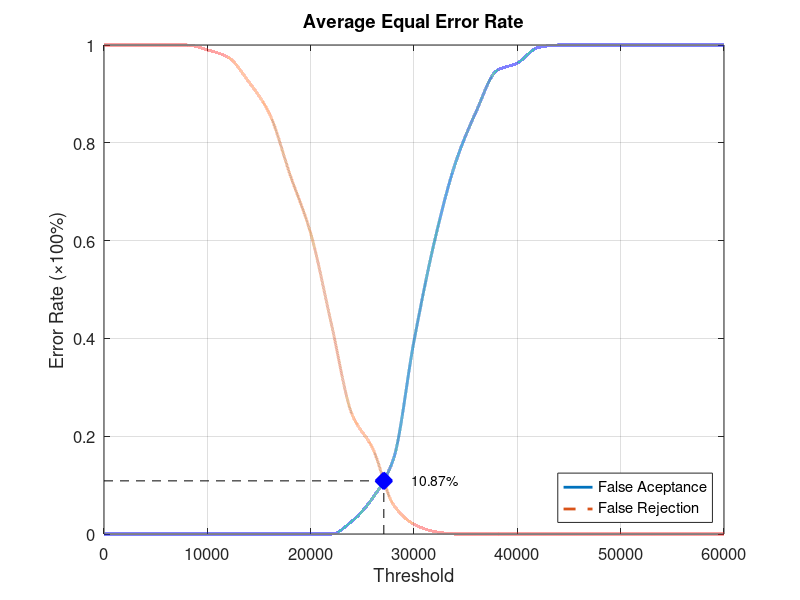
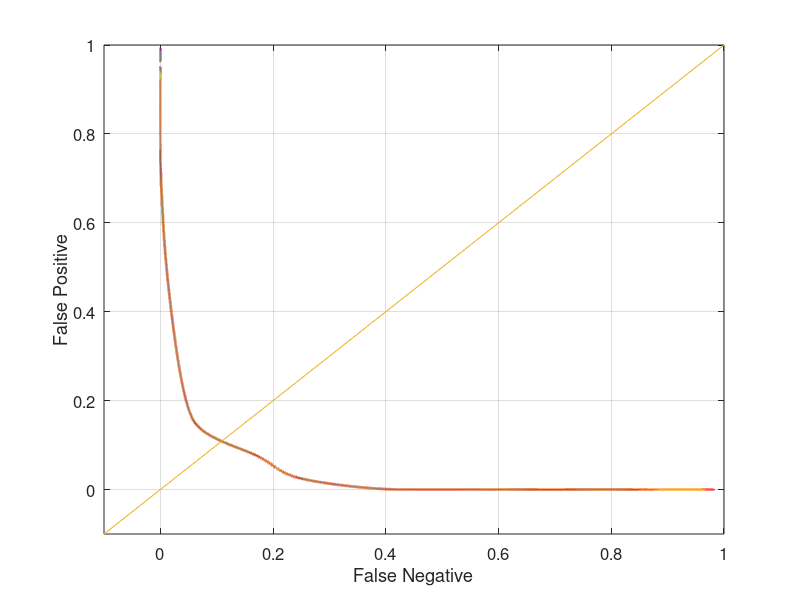

Source code (MATLAB) for these figures, in order:
function yEER = Database2_1
close all;
clear;
clc;
x = 0:2000:60000;
xq = 0:0.5:60000;

y0 = [0 0 0 0 0 0 0 0 0 0 0 0 0.0263158 0.0736842 0.152632 0.394737 0.6 0.757895 0.863158 0.947368 0.963158 0.994737 1 1 1 1 1 1 1 1 1];
yy0 = interp1(x, y0, xq, 'pchip');
y1 = [1 1 1 1 1 0.99 0.975 0.925 0.86 0.735 0.615 0.43 0.245 0.175 0.06 0.02 0.005 0 0 0 0 0 0 0 0 0 0 0 0 0 0];
yy1 = interp1(x, y1, xq, 'pchip');

% Calculating EER: 
y2 = abs(y0 - y1);
find(y2 == min(y2))
yy2 = abs(yy0 - yy1);
xEER = find(yy2 == min(yy2));
xEERIndex = xq(xEER) % X-axis EER
yEER = yy0(xEER) % Y-axis EER

main = figure
plot(xq, yy0,'-','LineWidth', 2);	hold on
plot(xq, yy1,'--','LineWidth', 2);	hold on
plot([xEERIndex xEERIndex], [0 yEER], 'k--');	hold on
plot([0 xEERIndex], [yEER yEER], 'k--');	hold on
plot(xEERIndex, yEER, 'bx', 'LineWidth', 10);	hold on
text(xEERIndex + 10 * xEERIndex / 100, yEER, [num2str(round((10000 * yEER)) / 100) '%'])
legend('False Aceptance', 'False Rejection', 'Location', 'SouthEast')
xlabel('Threshold')
ylabel('Error Rate (\times100%)')
title('Average Equal Error Rate')
set(gca, 'FontSize', 12)
axis([0 60000 0 1])
grid on

print(main, 'Database2_1Main', '-dpng');
FNRxFPR = figure('Color', [1 1 1]);
plot(yy1, yy0, '-', yy1, yy0, 'LineWidth', 2);
hold on
y = -0.1:0.1:1
plot(y, y); 
set(gca, 'FontSize', 12)
xlabel('False Negative')
ylabel('False Positive')
axis([-0.1 1 -0.1 1])
set(gca, 'FontSize', 12)
grid on

print(FNRxFPR, 'Database2_1FNRxFPR','-dpng');
end
